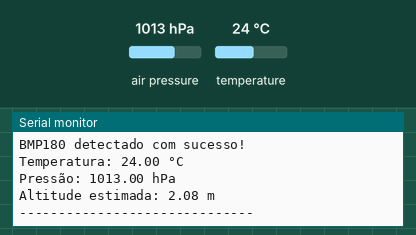
A sketch run on a simulated ESP32. Parts: the last lines printed to the serial monitor. Inputs (shaded band) come from the test bench; at power-on: air pressure 1013 hPa, temperature 24 °C.

Above: at 1.2 s.
1.3 s: air pressure set to 952 hPa
At 2.6 s:
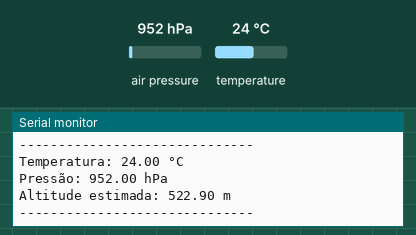
2.8 s: temperature set to 12 °C
4.3 s: air pressure set to 975 hPa
At 7.0 s:
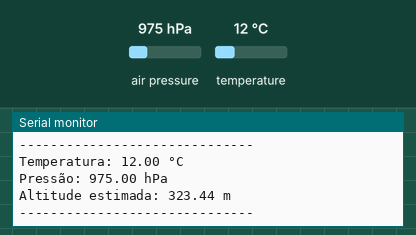
Timing chart, 0 to 8.5 s (numbered marks = the images above; inputs shaded):
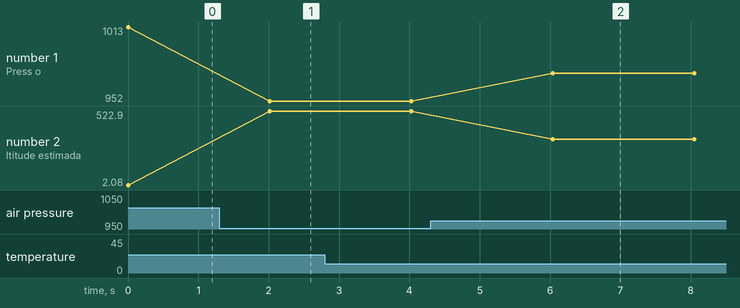

Measured:
- after the input at 1.3 s, the serial monitor: prints a new line after 0.72 s (image 1)
- after the input at 4.3 s, the serial monitor: prints a new line after 1.7 s (image 2)
- plotted number 1: 1013 → 952 after the input at 1.3 s, 952 → 975 after the input at 4.3 s
- plotted number 2: 2.08 → 522.9 after the input at 1.3 s, 522.9 → 323.44 after the input at 4.3 s

The sketch:

bmp180.ino
```cpp
/*
 * Exemplo para leitura do sensor BMP180
 *
 * descrição: Este código lê a temperatura, pressão e altitude do sensor BMP180
 * objetivo: Exibir as informações de temperatura, pressão e altitude no monitor serial
 *
 * Bibliotecas:
 * - Adafruit BMP085
 * - Wire
 *
 * Este código é parte do curso "Programe o ESP32 com Arduino" da Embarcados: https://cursos.embarcados.com.br/cursos/franzininho-wifi-arduino-ide/
  *
 * Autor: Fábio Souza
 * data: 04/02/2025
 */
#include <Wire.h>  // Biblioteca para comunicação I2C
#include <Adafruit_BMP085.h>  // Biblioteca para o sensor BMP180

Adafruit_BMP085 bmp;  // Criando o objeto BMP180

void setup()
{
    Serial.begin(115200);  // Inicializa a comunicação serial
    Wire.begin();  // Inicia o barramento I2C

    if (!bmp.begin()) {  // Verifica se o sensor BMP180 foi inicializado corretamente
        Serial.println("Erro ao inicializar o BMP180. Verifique a conexão!");
        while (1);  // Se houver erro, entra em loop infinito
    }
    Serial.println("BMP180 detectado com sucesso!");  // Mensagem de sucesso
}

void loop()
{
    float temperatura = bmp.readTemperature();  // Lê a temperatura do sensor
    int32_t pressao = bmp.readPressure();  // Lê a pressão do sensor
    float altitude = bmp.readAltitude();  // Calcula a altitude com base na pressão

    Serial.print("Temperatura: ");  // Imprime a temperatura no serial
    Serial.print(temperatura);
    Serial.println(" °C");

    Serial.print("Pressão: ");  // Imprime a pressão no serial
    Serial.print(pressao / 100.0);  // Converte a pressão para hPa
    Serial.println(" hPa");

    Serial.print("Altitude estimada: ");  // Imprime a altitude estimada no serial
    Serial.print(altitude);
    Serial.println(" m");

    Serial.println("------------------------------");  // Linha separadora
    delay(2000); // Aguarda 2 segundos antes de fazer a próxima leitura
}
```
